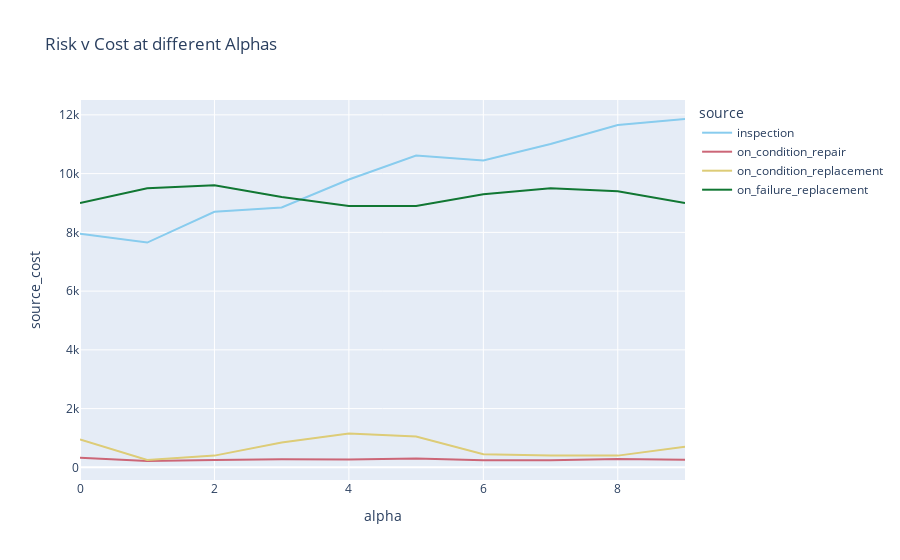

Notebook cell for this chart:
### Code cell
fig = figures.make_sensitivity_fig(comp, var_name = "comp-fm-fast_aging-dists-untreated-alpha", lower=0, upper=10, step_size=1, n_iterations=100)
fig.show()

### Figure 1 — Plotly figure (JSON) as saved in the notebook; plotly's stock layout.template omitted (floating-point values rounded to 4 significant figures)
{"data": [{"hovertemplate": "source=inspection<br>alpha=%{x}<br>source_cost=%{y}<extra></extra>", "legendgroup": "inspection", "line": {"color": "rgb(136, 204, 238)", "dash": "solid"}, "mode": "lines", "name": "inspection", "orientation": "v", "showlegend": true, "type": "scatter", "x": [0, 0, 0, 0, 1, 1, 1, 1, 2, 2, 2, 2, 3, 3, 3, 3, 4, 4, 4, 4, 5, 5, 5, 5, 6, 6, 6, 6, 7, 7, 7, 7, 8, 8, 8, 8, 9, 9, 9, 9], "xaxis": "x", "y": [7951, 7951, 7951, 7951, 7652, 7652, 7652, 7652, 8700, 8700, 8700, 8700, 8849, 8849, 8849, 8849, 9800, 9800, 9800, 9800, 10614, 10614, 10614, 10614, 10449, 10449, 10449, 10449, 11006, 11006, 11006, 11006, 11657, 11657, 11657, 11657, 11859, 11859, 11859, 11859], "yaxis": "y"}, {"hovertemplate": "source=on_condition_repair<br>alpha=%{x}<br>source_cost=%{y}<extra></extra>", "legendgroup": "on_condition_repair", "line": {"color": "rgb(204, 102, 119)", "dash": "solid"}, "mode": "lines", "name": "on_condition_repair", "orientation": "v", "showlegend": true, "type": "scatter", "x": [0, 0, 1, 1, 2, 2, 3, 3, 4, 4, 5, 5, 6, 6, 7, 7, 8, 8, 9, 9], "xaxis": "x", "y": [325, 325, 217, 217, 247, 247, 277, 277, 269, 269, 300, 300, 244, 244, 244, 244, 282, 282, 257, 257], "yaxis": "y"}, {"hovertemplate": "source=on_condition_replacement<br>alpha=%{x}<br>source_cost=%{y}<extra></extra>", "legendgroup": "on_condition_replacement", "line": {"color": "rgb(221, 204, 119)", "dash": "solid"}, "mode": "lines", "name": "on_condition_replacement", "orientation": "v", "showlegend": true, "type": "scatter", "x": [0, 0, 0, 0, 1, 1, 1, 1, 2, 2, 2, 2, 3, 3, 3, 3, 4, 4, 4, 4, 5, 5, 5, 5, 6, 6, 6, 6, 7, 7, 7, 7, 8, 8, 8, 8, 9, 9, 9, 9], "xaxis": "x", "y": [950, 950, 950, 950, 250, 250, 250, 250, 400, 400, 400, 400, 850, 850, 850, 850, 1150, 1150, 1150, 1150, 1050, 1050, 1050, 1050, 450, 450, 450, 450, 400, 400, 400, 400, 400, 400, 400, 400, 700, 700, 700, 700], "yaxis": "y"}, {"hovertemplate": "source=on_failure_replacement<br>alpha=%{x}<br>source_cost=%{y}<extra></extra>", "legendgroup": "on_failure_replacement", "line": {"color": "rgb(17, 119, 51)", "dash": "solid"}, "mode": "lines", "name": "on_failure_replacement", "orientation": "v", "showlegend": true, "type": "scatter", "x": [0, 0, 0, 0, 1, 1, 1, 1, 2, 2, 2, 2, 3, 3, 3, 3, 4, 4, 4, 4, 5, 5, 5, 5, 6, 6, 6, 6, 7, 7, 7, 7, 8, 8, 8, 8, 9, 9, 9, 9], "xaxis": "x", "y": [9000, 9000, 9000, 9000, 9500, 9500, 9500, 9500, 9600, 9600, 9600, 9600, 9200, 9200, 9200, 9200, 8900, 8900, 8900, 8900, 8900, 8900, 8900, 8900, 9300, 9300, 9300, 9300, 9500, 9500, 9500, 9500, 9400, 9400, 9400, 9400, 9000, 9000, 9000, 9000], "yaxis": "y"}], "layout": {"legend": {"title": {"text": "source"}, "tracegroupgap": 0}, "title": {"text": "Risk v Cost at different Alphas"}, "xaxis": {"anchor": "y", "automargin": true, "domain": [0, 1], "title": {"text": "alpha"}}, "yaxis": {"anchor": "x", "automargin": true, "domain": [0, 1], "title": {"text": "source_cost"}}}}
